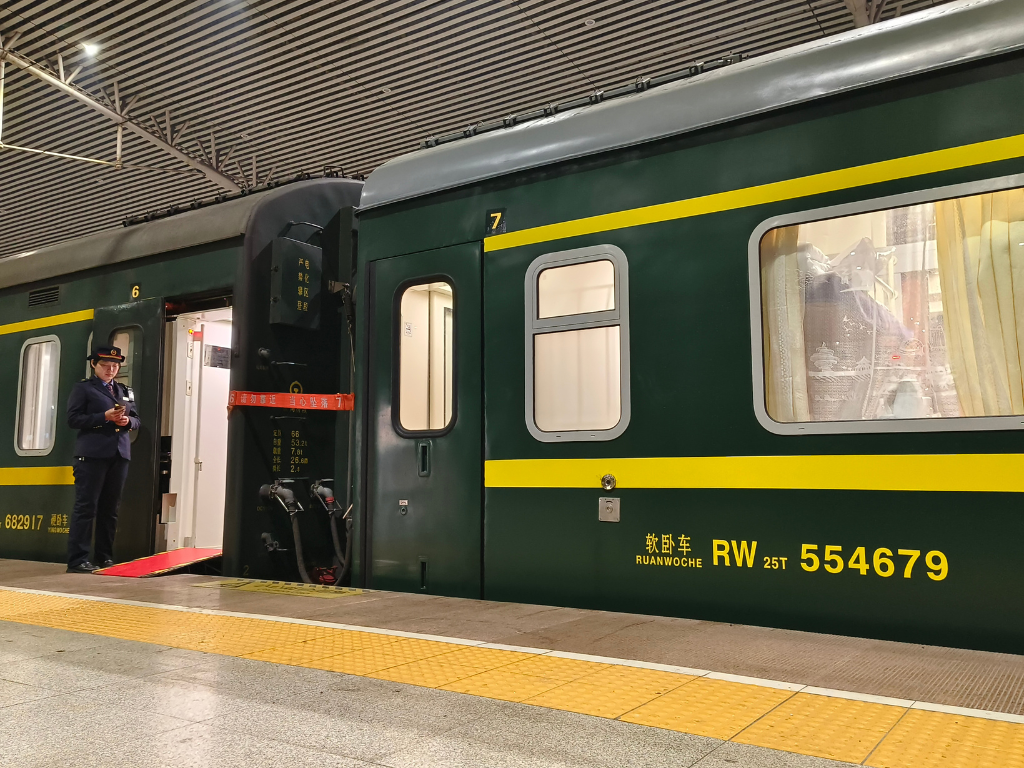
%> input picture 实验/实验3/MATLAB代码和图像/a.png, 1024 x 768 px
$ octave my_dct.m   (GNU Octave 9; MATLAB toolbox functions it lacks are replaced by stand-ins)
%> lines starting %> are read from the running program, lines starting %| are printed output that depends on the picture; in (x1, y1, x2, y2) boxes, pixels count from 0 and x2, y2 are one past the last pixel; in counts of white or black regions, pixels touching at a corner belong together; the program's own positions count from 1
clc; clear; close all;

%% 读入图像
I = imread('a.png');
%> I is the input picture: size 768x1024x3 uint8; mean R, G, B 119.1, 110, 82.4
if size(I,3) == 3
    I = rgb2gray(I);
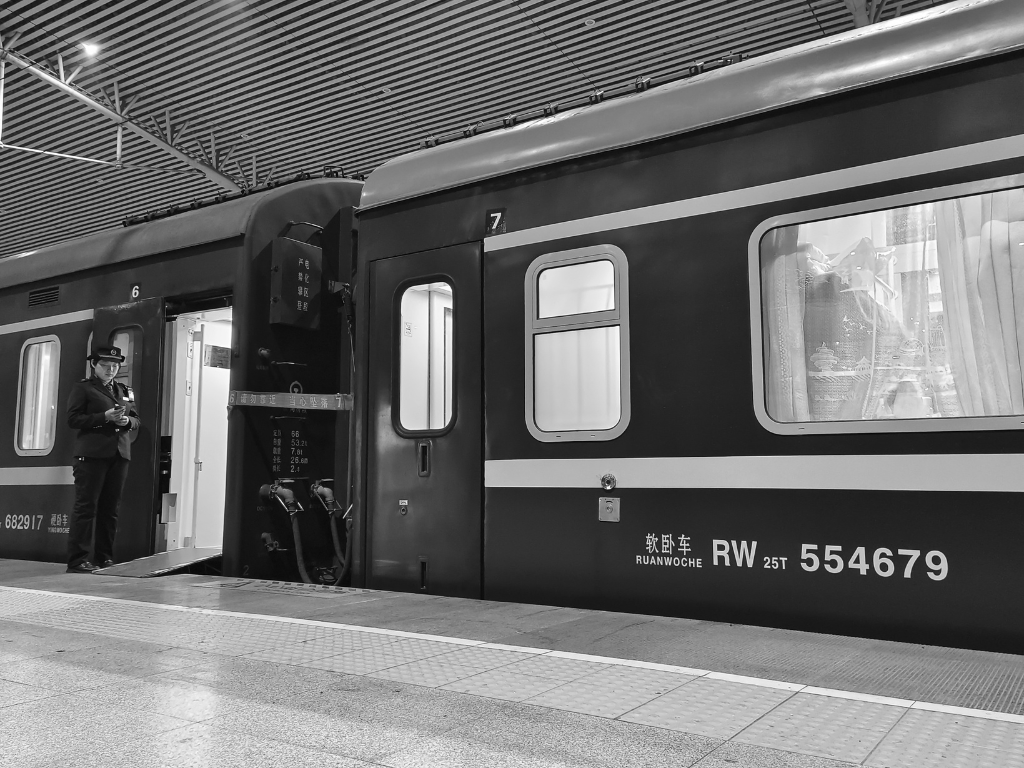
%> I: size 768x1024 uint8; min 1, max 255, mean 109.6
end
I = double(I);
%> I: size 768x1024 double

[M, N] = size(I);
%> M = 768; N = 1024

%% DCT
C = dct2(I);

ratios = [0.15, 0.30, 0.50, 0.80];
psnr_values = zeros(size(ratios));

figure;

for k = 1:length(ratios)
    r = ratios(k);

    C_mod = C;

    % DCT左上角是低频，右下角是高频
    keep_ratio = sqrt(1 - r);
    m_keep = floor(M * keep_ratio);
    n_keep = floor(N * keep_ratio);

    mask = zeros(M, N);
    mask(1:m_keep, 1:n_keep) = 1;

    C_mod = C_mod .* mask;

    % 逆DCT
    I_rec = idct2(C_mod);

    % 截断
    I_rec = min(max(I_rec, 0), 255);

    % PSNR
    mse = mean((I(:) - I_rec(:)).^2);
    psnr_values(k) = 10 * log10(255^2 / mse);

    subplot(2,2,k);
    imshow(uint8(I_rec));
    title(['DCT 去除 ', num2str(r*100), '%, PSNR=', num2str(psnr_values(k))]);
end
%> this loop made 4 passes
%> mse on passes 1 to 4: 13.02, 27.86, 58.07, 138.5
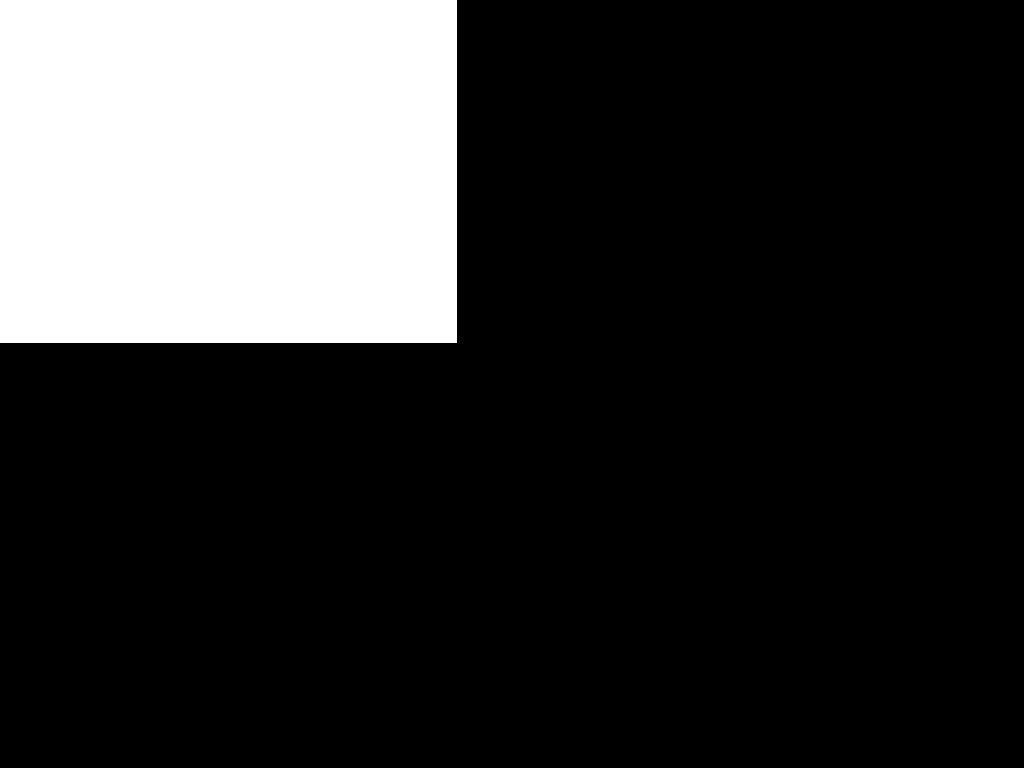
%> mask: size 768x1024 double; values 0 (black) and 1 (white), 19.9% white; 1 white region, box (x1, y1, x2, y2) and area: (0, 0, 457, 343) 156751
%> after the loop, psnr_values = [36.99 33.68 30.49 26.72]
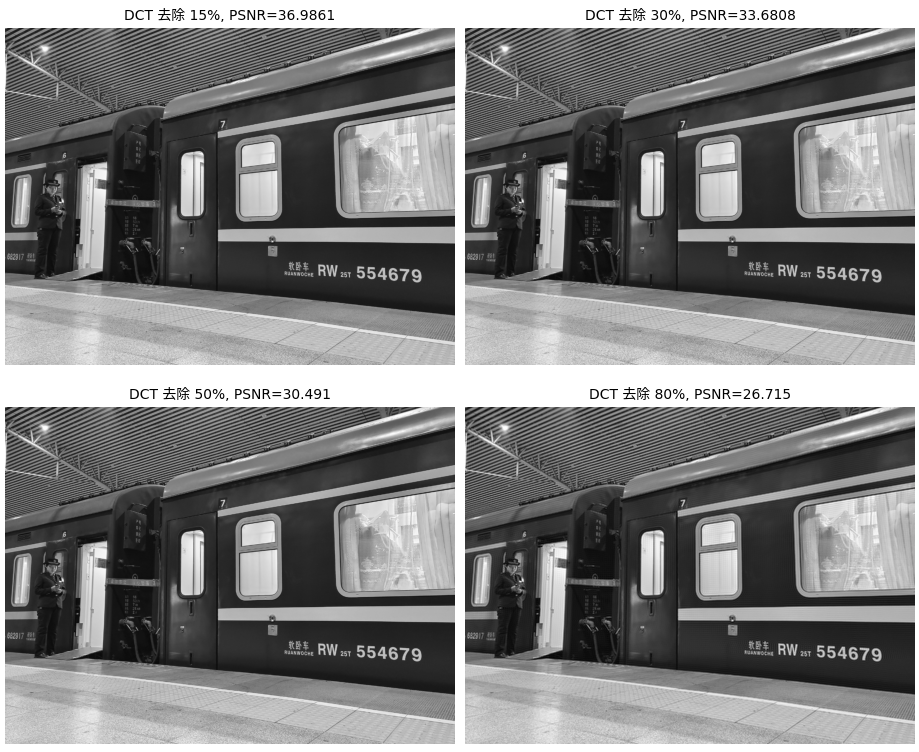
%> figure redrawn from the program's plot data, 4 panels

disp('DCT 的 PSNR 结果：');
disp(psnr_values);
%|    36.986   33.681   30.491   26.715
